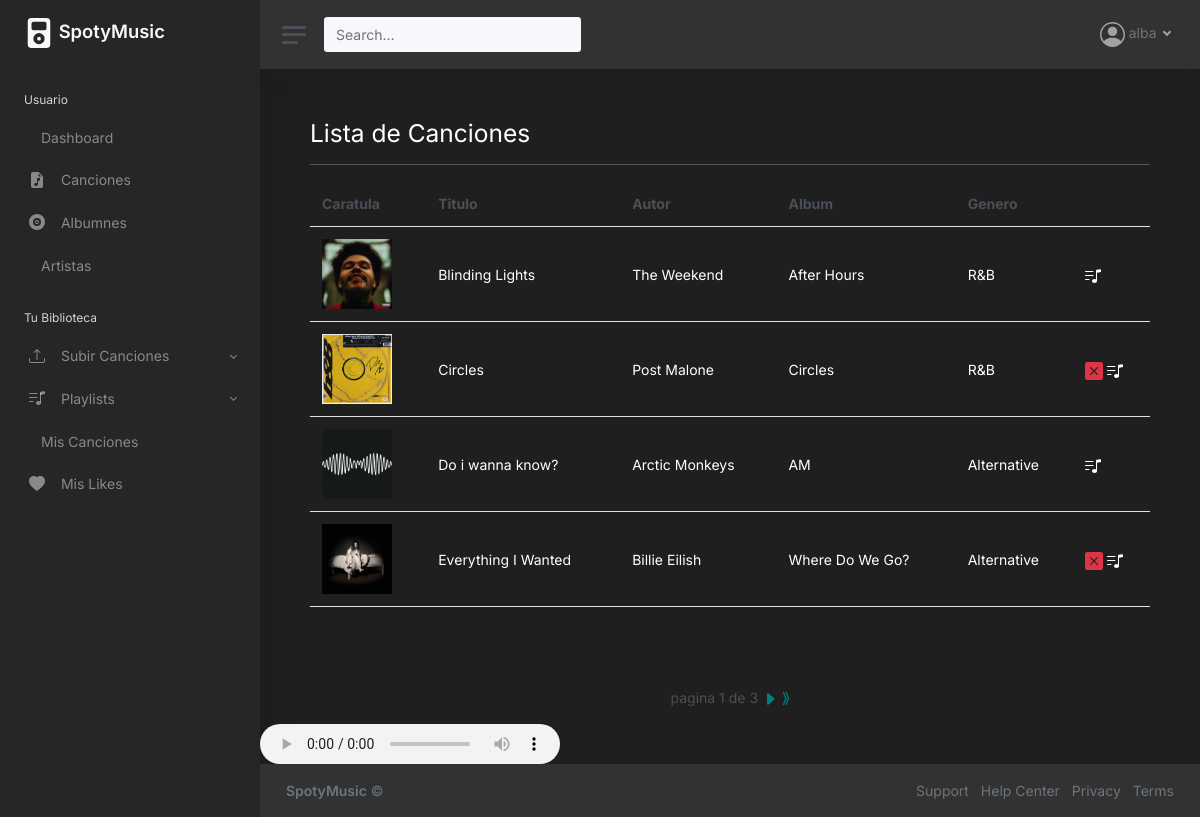
Screenshot of /musica/canciones/ (signed in) with the database file from the repository.
### musica/models.py (models this page shows, shortened)
class Cancion (models.Model):
    titulo = models.CharField(max_length=100)
    nombre_autor = models.ForeignKey(Autor, on_delete=models.CASCADE)
    titulo_album = models.ForeignKey(Album, on_delete=models.CASCADE)
    genero = models.ForeignKey(Genero, on_delete=models.CASCADE)
    usuario = models.ForeignKey(User, on_delete=models.CASCADE)
    fecha_publicacion = models.DateField(default=timezone.now)
    subirCancion = models.FileField(blank=True, null=True)
    likes = models.ManyToManyField(User, related_name="likes", blank=True)
    def get_absolute_url(self):
        return (f'media/{self.subirCancion}')

class Album(models.Model):
    portada = models.ImageField(blank=True, null=True)
    album = models.CharField(max_length=100)
    autor_nombre = models.ForeignKey(Autor, on_delete=models.CASCADE)
    año_lanzamineto = models.DateField()

class Autor(models.Model):
    autor = models.CharField(max_length=50)
    photo = models.ImageField()
    biografia = models.TextField()
    def __str__(self):
        return (self.autor)

class Genero(models.Model):
    genero = models.CharField(max_length=50)
    class Meta:
        verbose_name = 'Genero'
        verbose_name_plural = 'Generos'
    def __str__(self):
        return (self.genero)

### musica/views.py (the view)
# urls.py: path('canciones/', views.cancionList, name="listar_canciones"),
@login_required
def cancionList(request):
    cancion = Cancion.objects.all().order_by('titulo')
    paginator = Paginator(cancion, 4)
    page_number = request.GET.get('page')
    page_obj = paginator.get_page(page_number)
    return render(request, 'musica/canciones_list.html', {'cancion': cancion, 'page_obj': page_obj})

### musica/templates/musica/canciones_list.html (shortened to what this page needs)
{% extends 'index.html' %}
{% load static %}
{% block content %}
<h2>Lista de Canciones </h2>
<hr />
        <table class="table" id="cancion-list">
            <thead>
                <tr>
                    <th scope="col">Caratula</th>
                    <th scope="col">Titulo</th>
                    <th scope="col">Autor</th>
                    <th scope="col">Album</th>
                    <th scope="col">Genero</th>
                    <th scope="col"></th>
                </tr>
            </thead>
            <tbody>
                {% for cancion in page_obj %}
                <tr>
                    <td><img src="{{cancion.titulo_album.portada.url}}"></td>
                    <td><a href="../../{{cancion.get_absolute_url}}">{{cancion.titulo}}</a></td>
                    <td><a href="../../{{cancion.get_absolute_url}}">{{cancion.nombre_autor}}</a></td>
                    <td><a href="../../{{cancion.get_absolute_url}}">{{cancion.titulo_album.album}}</a></td>
                    <td><a href="../../{{cancion.get_absolute_url}}">{{cancion.genero}}</a></td>
                    <td>
                        {% if cancion.usuario == user %}
                            <a href="{% url 'musica:eliminar_cancion' cancion.id %}"></a>
                        {% endif %}
                            <a href=""></a></td>
                </tr>
                {% endfor %}
            </tbody>
        </table>
        {% endblock %}
{% block footer %}
        <p style="text-align: center;">
            pagina {{page_obj.number}} de {{page_obj.paginator.num_pages}}
            {% if page_obj.has_next %}
            <a href="?page={{page_obj.next_page_number}}"><svg xmlns="http://www.w3.org/2000/svg" width="16" height="16"
                    fill="currentColor" class="bi bi-caret-right-fill" viewBox="0 0 16 16">
                    <path
                        d="M12.14 8.753l-5.482 4.796c-.646.566-1.658.106-1.658-.753V3.204a1 1 0 0 1 1.659-.753l5.48 4.796a1 1 0 0 1 0 1.506z" />
                </svg></a>
            <a href="?page={{page_obj.paginator.num_pages}}">&Rang;</a>
            {% endif %}
        </p>
        <audio id="audio" preload="auto" tabindex="0" controls="">
            <source src="http://127.0.0.1:8000/media/ride.mp3">
        </audio>
{% endblock %}

### musica/templates/index.html (shortened to what this page needs)
{% load static %}
<!DOCTYPE html>
<html lang="en">
<head>
	<link href="{% static 'css/app.css' %}" rel="stylesheet">
	<link href="{% static 'css/contenido.css' %}" rel="stylesheet">
</head>
<body>
	<div class="wrapper">
		<nav id="sidebar" class="sidebar">
			<div class="sidebar-content js-simplebar">
				<a class="sidebar-brand" href="{% url 'musica:index' %}">
					<span class="align-middle"></span>
					SpotyMusic</span>
				</a>
				<ul class="sidebar-nav">
					<li class="sidebar-header">
						Usuario
					</li>
					<li class="sidebar-item {% if 'dash/' in request.path %}active{% endif %}">
						<a class="sidebar-link " href="{% url 'musica:index' %}">
							 <span class="align-middle">Dashboard</span>
						</a>
					</li>
					<li class="sidebar-item {% if '/profile' in request.path %}active{% endif %}">
						<a class="sidebar-link" href="{% url 'musica:listar_canciones' %}">
							 <span class="align-middle">Canciones</span>
						</a>
					</li>
					<li class="sidebar-item {% if '/profile' in request.path %}active{% endif %}">
						<a class="sidebar-link" href="{% url 'musica:listar_albumnes' %}">
							<svg xmlns="http://www.w3.org/2000/svg" width="16" height="16" fill="currentColor" class="bi bi-vinyl-fill"
								viewBox="0 0 16 16">
								<path d="M8 6a2 2 0 1 0 0 4 2 2 0 0 0 0-4zm0 3a1 1 0 1 1 0-2 1 1 0 0 1 0 2z" />
								<path d="M16 8A8 8 0 1 1 0 8a8 8 0 0 1 16 0zM4 8a4 4 0 1 0 8 0 4 4 0 0 0-8 0z" />
							</svg> <span class="align-middle">Albumnes</span>
						</a>
					</li>
					<li class="sidebar-item {% if '/profile' in request.path %}active{% endif %}">
						<a class="sidebar-link" href="{% url 'musica:listar_artistas' %}">
							 <span class="align-middle">Artistas</span>
						</a>
					</li>
					<li class="sidebar-header">
						Tu Biblioteca
					</li>
					<li class="sidebar-item {% if '/subir' in request.path %}active{% endif %}">
						<a href="#author" data-bs-toggle="collapse" class="sidebar-link collapsed">
							 <span class="align-middle">Subir
								Canciones</span>
						</a>
					</li>
					<li class="sidebar-item">
						<a href="#auth" data-bs-toggle="collapse" class="sidebar-link collapsed">
							 <span class="align-middle">Playlists</span>
						</a>
					</li>
					<li class="sidebar-item {% if '/mis_canciones' in request.path %}active{% endif %}">
						<a class="sidebar-link" href="{% url 'musica:mis_canciones' %}">
							 <span class="align-middle">Mis Canciones</span>
						</a>
					</li>
					<li class="sidebar-item {% if '/likes' in request.path %}active{% endif %}">
						<a class="sidebar-link" href="{% url 'musica:likes' %}">
							<svg xmlns="http://www.w3.org/2000/svg" width="16" height="16" fill="currentColor" class="bi bi-heart-fill"
									viewBox="0 0 16 16">
									<path fill-rule="evenodd" d="M8 1.314C12.438-3.248 23.534 4.735 8 15-7.534 4.736 3.562-3.248 8 1.314z" />
								</svg> <span class="align-middle">Mis Likes</span>
						</a>
					</li>
				</ul>
			</div>
		</nav>
		<div class="main">
			<nav class="navbar navbar-expand navbar-dark navbar-bg bg-dark">
				<a class="sidebar-toggle d-flex">
					<i class="hamburger align-self-center"></i>
				</a>
				<form class="d-none d-sm-inline-block" action="../search/" method="get">
					<div class="input-group input-group-navbar">
						<input type="text" class="form-control" name="q" placeholder="Search…" aria-label="Search">
						<button class="btn" type="button">
						</button>
					</div>
				</form>
				<div class="navbar-collapse collapse">
					<ul class="navbar-nav navbar-align">
						<li class="nav-item dropdown">
							<a class="nav-link dropdown-toggle d-none d-sm-inline-block" href="#" data-bs-toggle="dropdown">
								 <span class="text-muted">{{user}}</span>
							</a>
						</li>
					</ul>
				</div>
			</nav>
			<main class="contenido">
				{% block content %}
				{% endblock content %}
			</main>
			{% block footer %}
			{% endblock footer %}
			<footer class="footer">
				<div class="container-fluid">
					<div class="row text-muted">
						<div class="col-6 text-start">
							<p class="mb-0">
								<a href="index.html" class="text-muted"><strong>SpotyMusic</strong></a> &copy;
							</p>
						</div>
						<div class="col-6 text-end">
							<ul class="list-inline">
								<li class="list-inline-item">
									<a class="text-muted" href="#">Support</a>
								</li>
								<li class="list-inline-item">
									<a class="text-muted" href="#">Help Center</a>
								</li>
								<li class="list-inline-item">
									<a class="text-muted" href="#">Privacy</a>
								</li>
								<li class="list-inline-item">
									<a class="text-muted" href="#">Terms</a>
								</li>
							</ul>
						</div>
					</div>
				</div>
			</footer>
		</div>
	</div>
</body>
</html>

### musica/static/css/contenido.css (style rules this page uses)
.contenido { background: #1f1f1f !important; height: 85%; margin: 50px; color: white; }
.contenido table img { width: 70px; height: 70px; }
.contenido table a { color: white; text-decoration: none; }
.bg-dark { background: #323232 !important; color: white; }
.contenido h2, h3, h4, h5, h6 { color: white; }
input[type="text"], input[type="file"], input[type="password"], select { background: #323232; border: none; border-bottom-color: currentcolor; border-bottom-style: none; border-bottom-width: medium; border-bottom: 3px solid #00808044; color: white; width: 500px; height: 40px; }
.contenido a { list-style: none; }

### rows the page displays
Cancion: titulo_album.portada (picture), titulo "Blinding Lights", nombre_autor "The Weekend", titulo_album.album "After Hours", genero "R&B"
Cancion: titulo_album.portada (picture), titulo "Circles", nombre_autor "Post Malone", titulo_album.album "Circles", genero "R&B"
Cancion: titulo_album.portada (picture), titulo "Do i wanna know?", nombre_autor "Arctic Monkeys", titulo_album.album "AM", genero "Alternative"
Cancion: titulo_album.portada (picture), titulo "Everything I Wanted", nombre_autor "Billie Eilish", titulo_album.album "Where Do We Go?", genero "Alternative"

### other values shown
{{ user }} "alba"
{{ page_obj.number }} "1"
{{ page_obj.paginator.num_pages }} "3"
